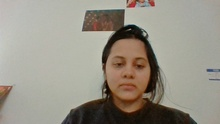
%> input picture hw2/Data/IMAGE1.jpg, 220 x 124 px, shrunk from 1280 x 720 before the run
$ octave --eval "result = HOG(imread('../../hw2/Data/IMAGE1.jpg'));"   (GNU Octave 9; MATLAB toolbox functions it lacks are replaced by stand-ins)
%> lines starting %> are read from the running program, lines starting %| are printed output that depends on the picture
### hw1/Codes/filterImage.m
function [im_filtered]=filterImage(im,filter)

[m,n]=size(im);
paddedImage=zeros(m+2, n+2);
for i=1: m
    for j=1:n
        paddedImage(i+1,j+1)=im(i,j);
%         disp(i);
%         disp(j)
    end
end
% figure;
% imshow (paddedImage)

 [padded_m, padded_n]=size(paddedImage);
% [filter_m, filter_n]=size(filter);
 im_filtered=zeros(m,n);
% [18 lines of commented-out code are left out]

for i=2:padded_m-1
    for j=2:padded_n-1
        im_filtered(i-1,j-1)=sum(sum(filter.*paddedImage(i-1:i+1,j-1:j+1)));
    end
end
%figure(1);
%imshow(im_filtered);

### hw1/Codes/getGradient.m
function [grad_mag,grad_angle]= getGradient(im_dx,im_dy)
[m n]=size(im_dx);
grad_mag= zeros(m,n);
grad_angle=zeros(m,n);

for i=1:m
    for j=1:n
        grad_mag(i,j)=sqrt(im_dx(i,j)*im_dx(i,j)+ im_dy(i,j)* im_dy(i,j));
        grad_angle(i,j)=atan2d(im_dy(i,j),im_dx(i,j));
        if grad_angle(i,j)<0
            grad_angle(i,j)=180+grad_angle(i,j);
        end
        if grad_angle(i,j)==180
            grad_angle(i,j)=0;
        end
    end
end

### hw1/Codes/BuildHistogram.m
function [ori_hist]=BuildHistogram(grad_mag,grad_angle,cell_size)
[m,n]=size(grad_mag);
M=floor(m/cell_size);
N=floor(n/cell_size);
ori_hist= zeros(M,N,6);
for i=1:M
    for j=1:N
        for indicesx= cell_size*(i-1)+1:cell_size*i
            for indicesy= cell_size*(j-1)+1:cell_size*j

        if (grad_angle(indicesx,indicesy)>=0 && grad_angle(indicesx,indicesy)<15)  ||  (grad_angle(indicesx,indicesy)>=165 && grad_angle(indicesx,indicesy)<180)
            ori_hist(i,j,1)=ori_hist(i,j,1)+grad_mag(indicesx,indicesy);
        end
             if (grad_angle(indicesx,indicesy)>=15)&&(grad_angle(indicesx,indicesy)<45)
             ori_hist(i,j,2)=ori_hist(i,j,2)+grad_mag(indicesx,indicesy);
             end
             if (grad_angle(indicesx,indicesy)>=45) && (grad_angle(indicesx,indicesy)<75)
             ori_hist(i,j,3)=ori_hist(i,j,3)+grad_mag(indicesx,indicesy);
             end
             if (grad_angle(indicesx,indicesy)>=75) && (grad_angle(indicesx,indicesy)<105)
             ori_hist(i,j,4)=ori_hist(i,j,4)+grad_mag(indicesx,indicesy);
             end
             if (grad_angle(indicesx,indicesy)>=105) && (grad_angle(indicesx,indicesy)<135)
            ori_hist(i,j,5)=ori_hist(i,j,5)+grad_mag(indicesx,indicesy);
             end
             if (grad_angle(indicesx,indicesy)>=135) && (grad_angle(indicesx,indicesy)<165)
            ori_hist(i,j,6)=ori_hist(i,j,6)+grad_mag(indicesx,indicesy);
             end
    end
        end
    end
end


### hw1/Codes/GetBlockDescriptor.m
function [ori_histo_normalized]=GetBlockDescriptor(ori_hist,block_size)
[M,N,P]=size(ori_hist);
hi=zeros(1,1, P*block_size*block_size);
hi_hat=zeros(1,1, P*block_size*block_size);
e=0.001;
ori_histo_normalized=zeros(M-1,N-1,P*block_size*block_size);

for i=1:M-(block_size-1)
    for j=1:N-(block_size-1)
        temp = zeros(1,1,6*block_size*block_size);
        k= 1;
        for cnt1 = 1:block_size
            for cnt2=1:block_size
                holder = ori_hist(i+cnt1-1,j+cnt2-1,:);
            temp(1,1,(k-1)*6+1:6*k) = holder(:);
            k =k+1;
            end
        end
%         hi=cat(3, ori_hist(i,j,:), ori_hist(i,j+1,:), ori_hist(i+1,j,:), ori_hist(i+1,j+1,:));
            hi = temp;
         hi_hat=hi/sqrt(sum(hi.*hi)+e*e);
         ori_histo_normalized(i,j,:)=hi_hat;
    end
end


### hw1/Codes/VisualizeHOG.m
function [HOGoutput]= VisualizeHOG(ori_hist,inputImage)

[M,N,P]=size(ori_hist);
[m,n,p]=size(inputImage);
[x,y]=meshgrid(5:8:N*8,5:8:M*8);
temp = ori_hist;
%%%%% uncomment the below line when ori_hist doesnt have zeros
% [11 lines of commented-out code are left out]
figure;
imshow(inputImage);

hold on; %enable plotting overwrite

temp = temp*2;

phase = -90;
px = temp(:,:,1)*cosd(phase+0);py = temp(:,:,1)*sind(phase+0);
q=quiver(x,y,px,py);
q.Color='r';
q.LineWidth=2;
q.ShowArrowHead = 'off';
q=quiver(x,y,-px,-py);
q.Color='r';
q.LineWidth=2;
q.ShowArrowHead = 'off';


px = temp(:,:,2)*cosd(phase+30);py = temp(:,:,2)*sind(phase+30);
q=quiver(x,y,px,py);
q.Color='r';
q.LineWidth=2;
q.ShowArrowHead = 'off';
q=quiver(x,y,-px,-py);
q.Color='r';
q.LineWidth=2;
q.ShowArrowHead = 'off';

px = temp(:,:,3)*cosd(phase+60);py = temp(:,:,3)*sind(phase+60);
q=quiver(x,y,px,py);
q.Color='r';
q.LineWidth=2;
q.ShowArrowHead = 'off';
q=quiver(x,y,-px,-py);
q.Color='r';
q.LineWidth=2;
q.ShowArrowHead = 'off';

px = temp(:,:,4)*cosd(phase+90);py = temp(:,:,4)*sind(phase+90);
q=quiver(x,y,px,py);
q.Color='r';
q.LineWidth=2;
q.ShowArrowHead = 'off';
q=quiver(x,y,-px,-py);
q.Color='r';
q.LineWidth=2;
q.ShowArrowHead = 'off';

px = temp(:,:,5)*cosd(phase+120);py = temp(:,:,5)*sind(phase+120);
q=quiver(x,y,px,py);
q.Color='r';
q.LineWidth=2;
q.ShowArrowHead = 'off';
q=quiver(x,y,-px,-py);
q.Color='r';
q.LineWidth=2;
q.ShowArrowHead = 'off';

px = temp(:,:,6)*cosd(phase+150);py = temp(:,:,6)*sind(phase+150);
q=quiver(x,y,px,py);
q.Color='r';
q.LineWidth=2;
q.ShowArrowHead = 'off';
q=quiver(x,y,-px,-py);
q.Color='r';
q.LineWidth=2;
q.ShowArrowHead = 'off';

HOGoutput= inputImage;

### hw1/Codes/getDifferentialFilter.m
function[filter_x, filter_y]= getDifferentialFilter()
filter_y=[1,1, 1; 0,0,0; -1,-1,-1]; % filter_y captures the horizontal edges by the y-component of the gradient
filter_x=[1,0,-1;1,0,-1;1,0,-1];% filter_x captures the vertical edges by the x-component of the gradient

### hw1/Codes/HOG.m
function [hog]=HOG(I) %This has been removed for the time being for the
%purpopurpose of execution. To be added later.

figure(1), imshow(I);
inputImage=rgb2gray(I);
inputdouble=im2double(inputImage);
cell_size=8;
block_size=3;
[filter_x,filter_y]= getDifferentialFilter();
im_filtered_x= filterImage(inputdouble,filter_x);
figure(2);
imagesc(im_filtered_x);
im_filtered_y=filterImage(inputdouble,filter_y);
figure(3);
imagesc(im_filtered_y);
[grad_mag,grad_angle]= getGradient(im_filtered_x,im_filtered_y);
figure(4), imagesc(grad_mag);
figure(5), imagesc(grad_angle);


%figure(6);
[m,n,p]=size(I);
[x,y]=meshgrid(1:2:n,1:2:m);


figure; imshow(inputImage); hold on
q=quiver(x,y,im_filtered_x(1:2:m,1:2:n),im_filtered_y(1:2:m,1:2:n));
q.AutoScaleFactor = 3;
q.ShowArrowHead = 'off';
q.Color='r';
q.LineWidth=2;


[ori_hist]=BuildHistogram(grad_mag,grad_angle,cell_size);
[ori_histo_normalized]=GetBlockDescriptor(ori_hist,block_size);

hog=zeros(size(ori_histo_normalized,1)*size(ori_histo_normalized,2)*size(ori_histo_normalized,3),1);
dim3=size(ori_histo_normalized,3);
k=1;
for i=1: size(ori_histo_normalized,1)
    for j=1: size(ori_histo_normalized,2)
        temp = permute(ori_histo_normalized(i,j,:),[3 2 1]);
        hog((k-1)*dim3 +1: dim3*k)=temp;
        k=k+1;

    end
end


%disp(hog);
%figure
[HOGoutput]= VisualizeHOG(ori_hist,I);
%> after the loop in filterImage, `for i=1: m`:
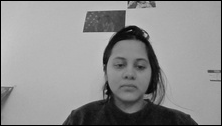
%> paddedImage: size 126x222 double; min 0, max 0.788, mean 0.558
%> call 2 of filterImage, with filter = [1 1 1; 0 0 0; -1 -1 -1]
%> after the loop in filterImage (call 2), `for i=2:padded_m-1`:
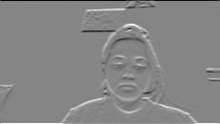
%> im_filtered: size 124x220 double; min -2.2, max 2, mean 0.0085; drawn with min black and max white
%> after the loop in getGradient, `for i=1:m`:
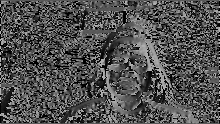
%> grad_angle: size 124x220 double; min 0, max 180, mean 80.5
%> after the loop in getGradient, `for i=1:m`:
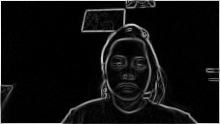
%> grad_mag: size 124x220 double; min 0, max 2.33, mean 0.147; drawn with min black and max white
%> in HOG, `imagesc(grad_angle)`:
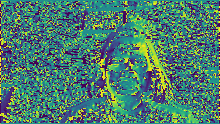
%> displayed picture: size 124x220x3, on the screen's scale of 0 to 255; mean R, G, B 76.4, 124.2, 111.3
%> in HOG, `q.LineWidth=2;`:
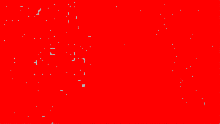
%> figure redrawn from the program's plot data
%> after the loop in GetBlockDescriptor, `for i=1:M-(block_size-1)`: temp = 54 values, max 3.61 at index 41, min 0.0511 at index 11, mean 0.301
%> after the loop in HOG, `for i=1: size(ori_histo_normalized,1)`: k = 365
%> in VisualizeHOG, HOGoutput is the input picture: size 124x220x3 uint8; mean R, G, B 151, 145.5, 133.7
%> `result = HOG(imread('../../hw2/Data/IMAGE1.jpg'));`:
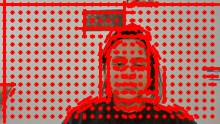
%> figure redrawn from the program's plot data
